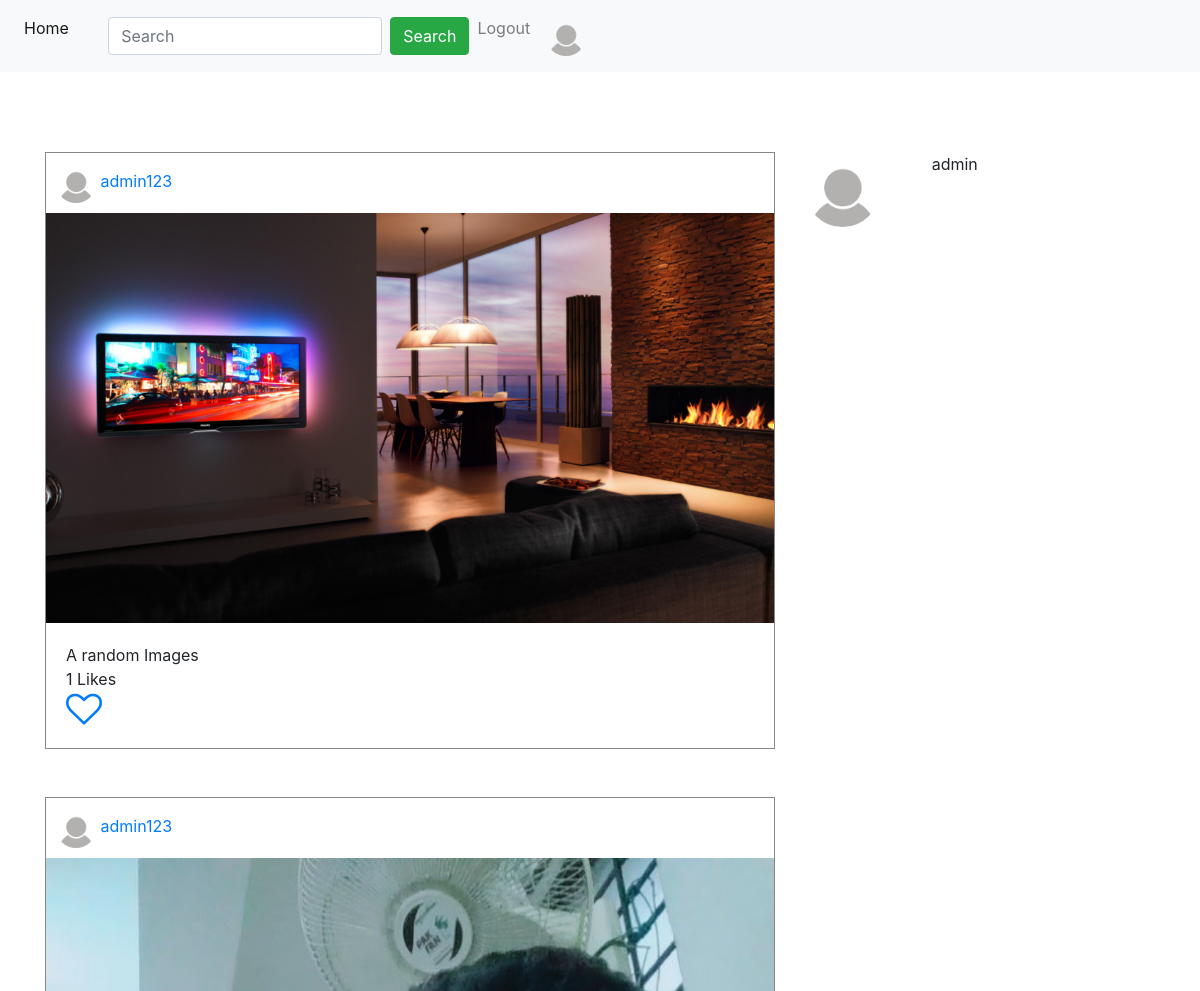
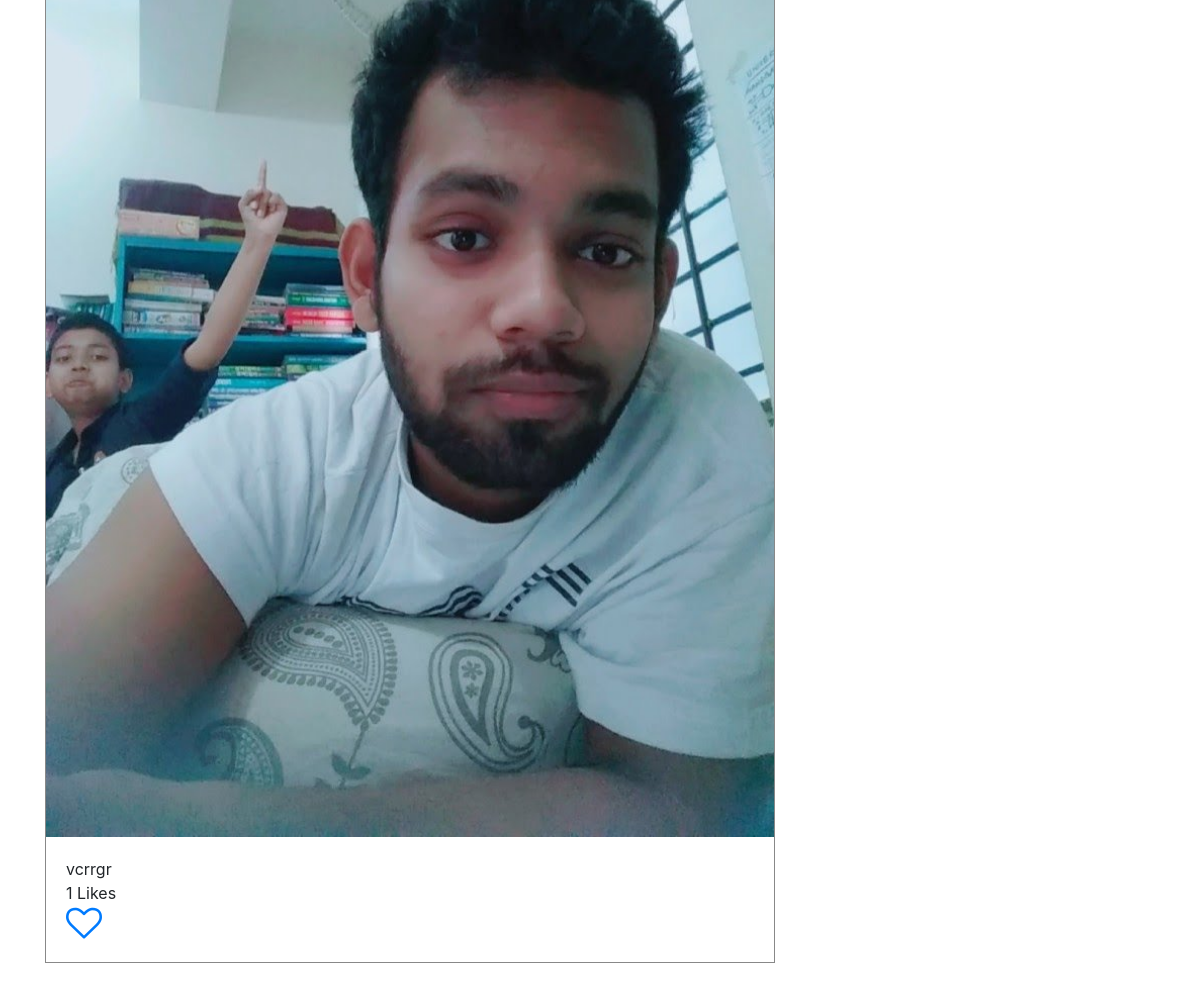
The app's page /post/ (signed in) with its own data (2 pictures, top to bottom).
### App_Posts/models.py (models this page shows, shortened)
class Post(models.Model):
    author = models.ForeignKey(User, on_delete=models.CASCADE, related_name='post')
    image = models.ImageField(upload_to='post_images', blank=False)
    caption = models.CharField(max_length=264, blank=True)
    upload_date = models.DateTimeField(auto_now_add=True)
    update_date = models.DateTimeField(auto_now=True)
    class Meta:
        ordering = ['-upload_date', ]

### App_Posts/views.py (the view)
# urls.py: path('', views.home, name='home'),
@login_required
def home(request):
    following_list = Follow.objects.filter(follower=request.user)
    posts = Post.objects.filter(author__in=following_list.values_list('following'))
    liked_post = Like.objects.filter(user=request.user)
    liked_post_list = liked_post.values_list('post', flat=True)
    print(liked_post_list)
    if request.method == 'GET':
        search = request.GET.get('search', '')
        result = User.objects.filter(username__icontains=search)
    return render(request, 'App_Posts/home.html',
                  context={'title': 'Home', 'search': search, 'result': result, 'posts': posts,
                           'liked_post_list': liked_post_list})

### templates/App_Posts/home.html (shortened to what this page needs)
{% extends 'navbar.html' %}
{%block body_block%}
{% if search %}
{% for user in result %}
<div class="row">
  <div class="col-sm-2">
    {% if user.user_profile.profile_pic %}
    <img src="/media/{{user.user_profile.profile_pic}}" width="75px" height="75px" class="rounded-circle">
    {% else %}
    <img src="/media/1.png" width="75px" height="75px" class="rounded-circle">
    {% endif %}
  </div>
  <div class="col-sm-10">
    <a href="{% url 'App_Login:user' username=user.username %}">{{user.username}}</a>
    <br>
    {{user.user_profile.full_name}}
  </div>
</div>
<br>
{% endfor %}
{% else %}
<div class="row">
  <div class="col-sm-8">
      {% for post in posts %}
      <div style="border: 1px solid #888888;">
        <div style="padding:10px">
          {% if post.author.user_profile.profile_pic %}
            <img src="/media/{{user.user_profile.profile_pic}}" width="40px" height="40px" class="rounded-circle">
          {% else %}
            <img src="/media/1.png" width="40px" height="40px" class="rounded-circle">
          {% endif %}
          <a href="{% url 'App_Login:user' username=post.author %}">{{post.author}}</a>
        </div>
        <img src='/media/{{post.image}}' width="100%">
        <div style="padding:20px">
          {{post.caption}}<br>
          {{ post.liked_post.count }} Likes <br>
          {% if post.pk in liked_post_list %}
          <a href="{% url 'App_Posts:unliked' pk=post.pk %}"><i class="fa fa-heart" style="font-size:36px"></i></a>
          {% else %}
          <a href="{% url 'App_Posts:liked' pk=post.pk %}"><i class="fa fa-heart-o" style="font-size:36px"></i></a>
          {% endif %}
        </div>
      </div>
      <br>
      <br>
      {% endfor %}
  </div>
  <div class="col-sm-4">
    <div class="row">
      <div class="col-sm-4">
        {% if user.user_profile.profile_pic %}
        <img src="/media/{{user.user_profile.profile_pic}}" width="75px" height="75px" class="rounded-circle">
        {% else %}
        <img src="/media/1.png" width="75px" height="75px" class="rounded-circle">
        {% endif %}
      </div>
      <div class="col-sm-8">
        {{user.username}}
        <br>
      </div>
    </div>
  </div>
</div>
{% endif %}
{%endblock%}

### records on screen
Post: author "admin123", image (picture), caption "A random Images", liked_post.count "1"
Post: author "admin123", image (picture), caption "vcrrgr", liked_post.count "1"

### other values on screen
{{ user.username }} "admin"
